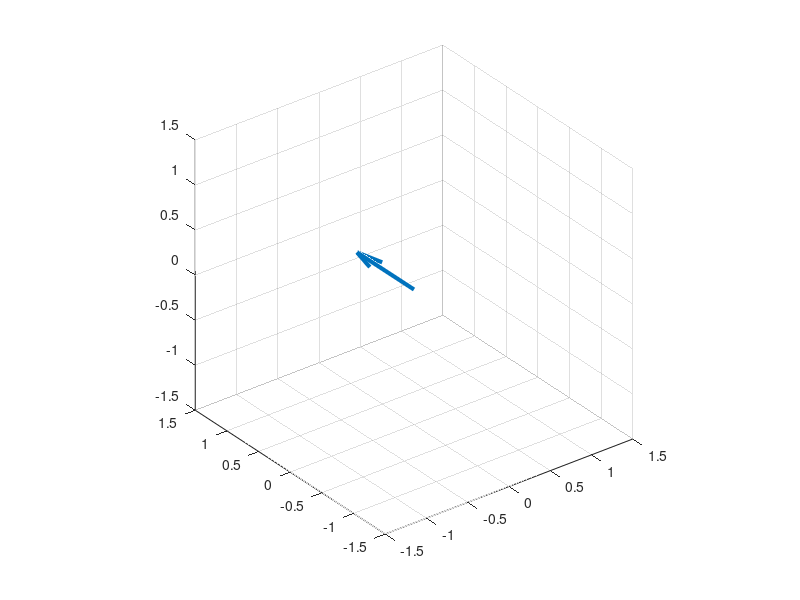

Here is the MATLAB script that generated this plot: (Note: this script raises an error after producing the figure.)
clear all
close all 
clc

%% 2D

theta = linspace(0,10*pi,1000);

x = sin(theta);
y = cos(theta);

% figure(1)
% plot(theta,x)
% hold on
% plot(theta,y)

% figure(2)

% r = [x;y];
% plot(r(1,:),r(2,:),'k*','LineWidth',10);
% hold on
% plot(r(1,2),r(2,2),'k*','LineWidth',10);
% axis square

% figure(3)
% pl = quiver(0,0,r(1,1),r(2,1));
% xlim([-1.5 1.5]); ylim([-1.5 1.5]);
% axis square
% 
% for i = 1:length(theta)
%     pl.UData = r(1,i);
%     pl.VData = r(2,i);
%     drawnow
% end

%% 3D

z = sin(theta./2); % Height of vector

or = [0 0 0]; %Origin

r2 = [x;y;z;];
figure(10)
pl2 = quiver3(or(1),or(2),or(3),r2(1,1),r2(2,1),r2(3,1),"LineWidth",3);
hold on
pl3 = plot3(r2(1,1),r2(2,1),r2(3,1),'r-');
xlim([-1.5 1.5]); ylim([-1.5 1.5]); zlim([-1.5 1.5])
axis square

for j = 1:length(theta)
    pl2.UData = r2(1,j);
    pl2.VData = r2(2,j);
    pl2.WData = r2(3,j);
    pl3.XData = r2(1,1:j);
    pl3.YData = r2(2,1:j);
    pl3.ZData = r2(3,1:j);
    drawnow
end














